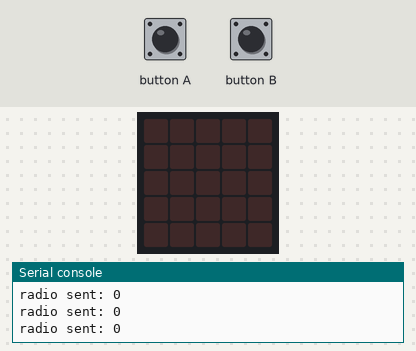
The program below on a simulated BBC micro:bit (MakeCode). Shown: the board's 5×5 LED display, the last lines printed to the serial console. Inputs (shaded band) come from the test bench. No radio messages arrive unless stated (any console line starting 'radio sent:' is added by the test bench).

Above: at 1.2 s.
1.3 s: button A pressed for 0.15 s
At 2.6 s:
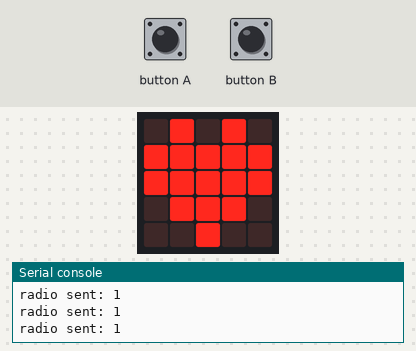
2.9 s: button B pressed for 0.15 s
At 4.0 s:
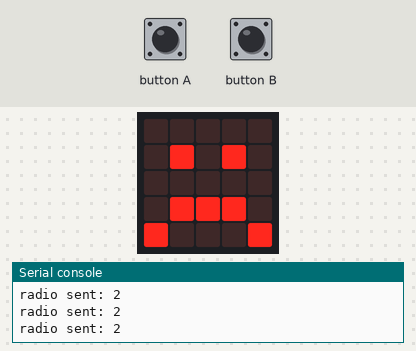
Timing chart, 0 to 5.9 s (numbered marks = the images above; inputs shaded):
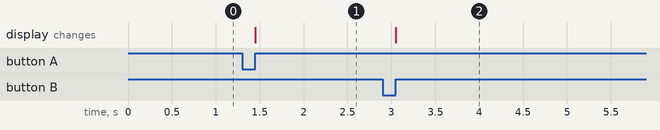

The program:

main.ts
```typescript
input.onButtonPressed(Button.A, function () {
    sinal = LUZ_VERDE
    basic.showIcon(IconNames.Heart)
})
input.onButtonPressed(Button.B, function () {
    sinal = LUZ_VERMELHA
    basic.showIcon(IconNames.Sad)
})
let LUZ_VERMELHA = 0
let LUZ_VERDE = 0
let sinal = 0
sinal = 0
LUZ_VERDE += 1
LUZ_VERMELHA += 2
radio.setGroup(1)
basic.forever(function () {
    radio.sendNumber(sinal)
})
```

test.ts
```typescript
// os teses vão aqui; isto não será compilado quando este pacote for usado como extensão.
```

Measured:
- after the input at 1.3 s, the display: changes after 0.15 s (image 1)
- after the input at 2.9 s, the display: changes after 0.15 s (image 2)
